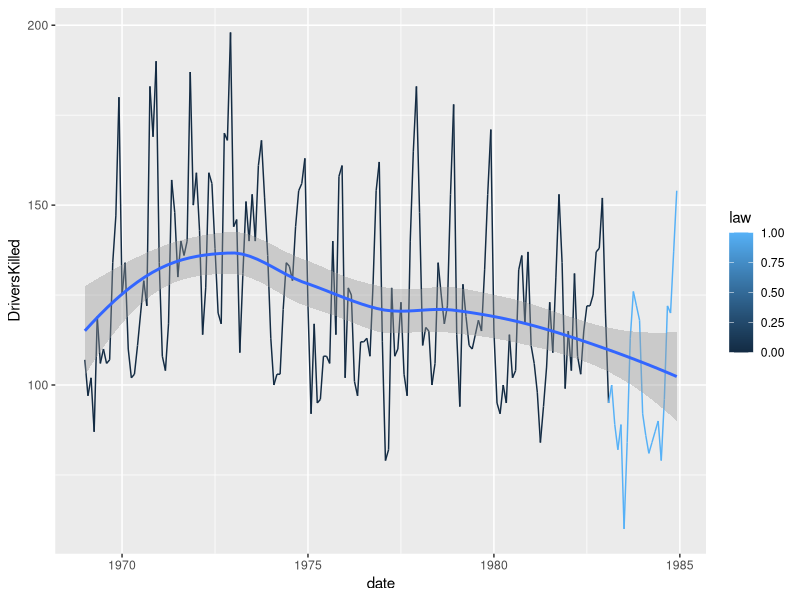
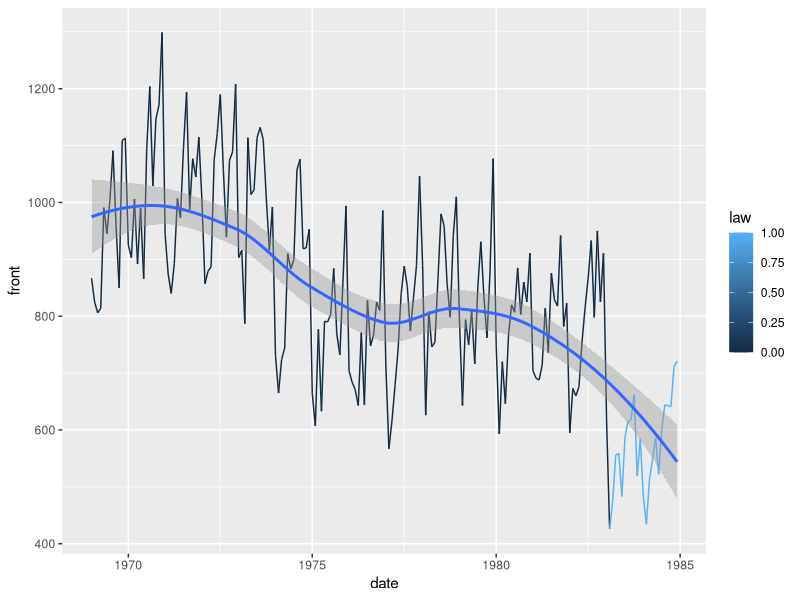
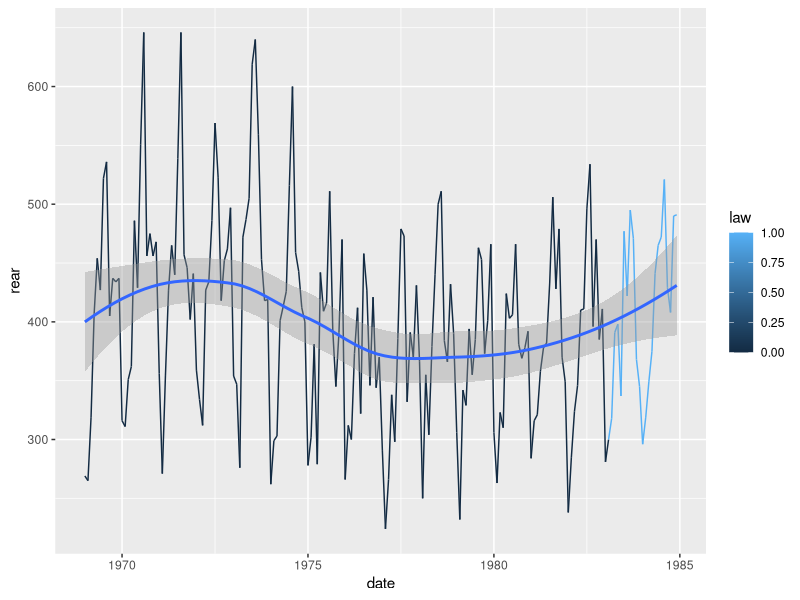
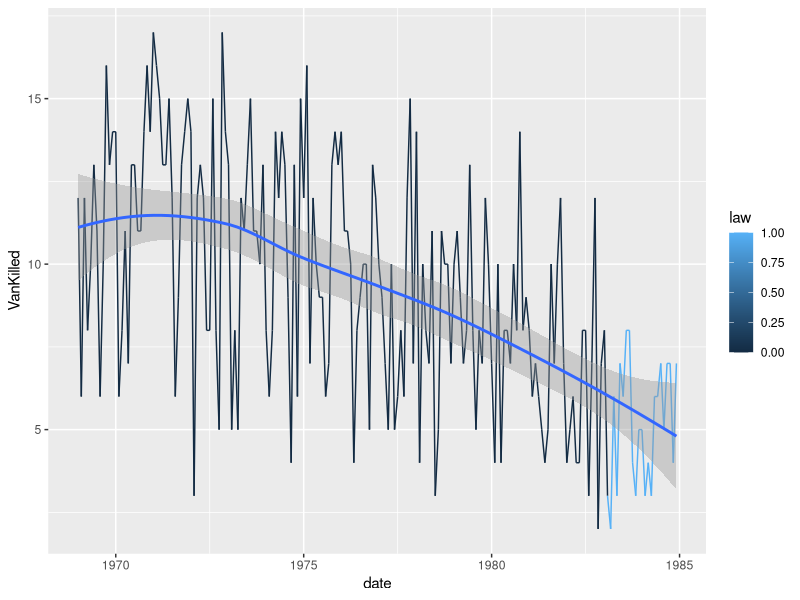
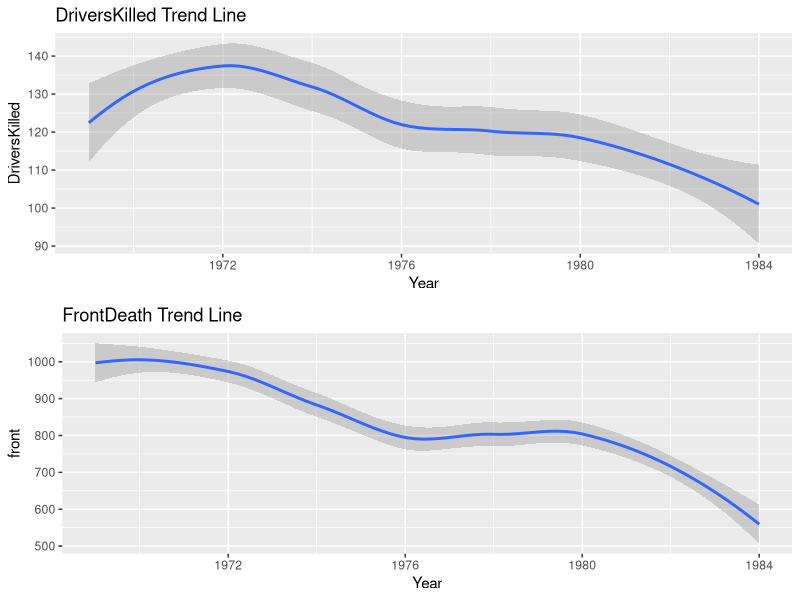
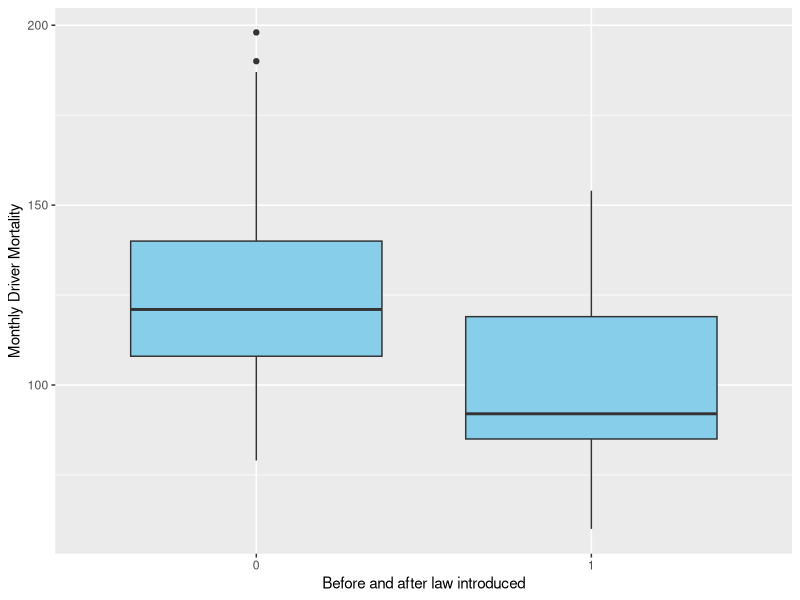
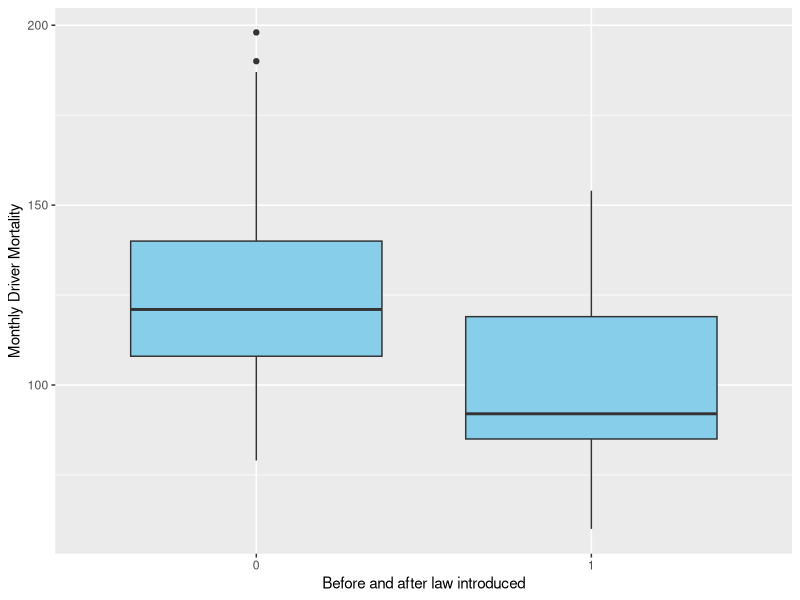

Source code (R) for these figures, in order:
## ---- chunk 1
# Libraries
set.seed(96024)
library(tidyverse)
library(readr)
library(kableExtra)
library(bookdown)
library(ggplot2)
## ---- chunk 2
knitr::opts_chunk$set(fig.pos = 'H', echo = FALSE, message = FALSE, warning = FALSE)
## ---- chunk 3
Seatbelts_data = data.frame(as.matrix(Seatbelts), date=time(Seatbelts))
## ---- chunk 4
ggplot(data=Seatbelts_data, aes(x=date,y=DriversKilled,col=law))+geom_line()+geom_smooth()
## ---- chunk 5
ggplot(data=Seatbelts_data, aes(x=date,y=front,col=law))+geom_line()+geom_smooth()
## ---- chunk 6
ggplot(data=Seatbelts_data, aes(x=date,y=rear,col=law))+geom_line()+geom_smooth()
## ---- chunk 7
ggplot(data=Seatbelts_data, aes(x=date,y=VanKilled,col=law))+geom_line()+geom_smooth()
## ---- chunk 8
Seatbelts_data %>%
  group_by(law) %>%
  summarise(DriversKilled_Average=mean(DriversKilled)) %>%
  kable(caption="Drivers killed before and after law")
## ---- chunk 9
Seatbelts_data %>%
  group_by(law) %>%
  summarise(Rear_Average=mean(rear)) %>%
  kable(caption="Back seat passengers killed before and after law")
## ---- chunk 10
Seatbelts_data %>%
  group_by(law) %>%
  summarise(Front_Average=mean(front)) %>%
  kable(caption="Front seat passengers killed before and after law")
## ---- chunk 11
Seatbelts_data %>%
  group_by(law) %>%
  summarise(Van_Average=mean(VanKilled)) %>%
  kable(caption="Light good vehicle drivers killed before and after law")
## ---- chunk 12
data(Seatbelts)
Seatbelts <- data.frame(Year=floor(time(Seatbelts)),
Month=factor(cycle(Seatbelts),
labels=month.abb), Seatbelts)
## ---- chunk 13
selectdata <- Seatbelts %>% 
  select(DriversKilled, drivers, front, rear, Year)
ggplot(data = selectdata) +
  geom_smooth(mapping = aes(x = Year, y = DriversKilled)) +
  ggtitle("DriversKilled Trend Line")->f1
ggplot(data = selectdata) +
  geom_smooth(mapping = aes(x = Year, y = front)) +
  ggtitle("FrontDeath Trend Line")->f2
library(gridExtra)
grid.arrange(f1, f2)
## ---- chunk 14
Bluebox <-ggplot(Seatbelts, aes(x=factor(law), y =DriversKilled)) +geom_boxplot(fill = "skyblue") +theme_grey()+ylab ("Monthly Driver Mortality")+xlab("Before and after law introduced")
Bluebox
## ---- chunk 15
Beforelawsub <-filter(Seatbelts, law ==0)
summary(Beforelawsub)
## ---- chunk 16
Afterlawsub <-filter(Seatbelts, law!=0)
summary(Afterlawsub)
## ---- chunk 17
Bluebox <-ggplot(Seatbelts, aes(x=factor(law), y =DriversKilled)) +geom_boxplot(fill = "skyblue") +theme_grey()+ylab ("Monthly Driver Mortality")+xlab("Before and after law introduced")
Bluebox
## ---- chunk 18
Beforelawsub <-filter(Seatbelts, law ==0)
summary(Beforelawsub)

## ---- chunk 19
Afterlawsub <-filter(Seatbelts, law!=0)
summary(Afterlawsub)
